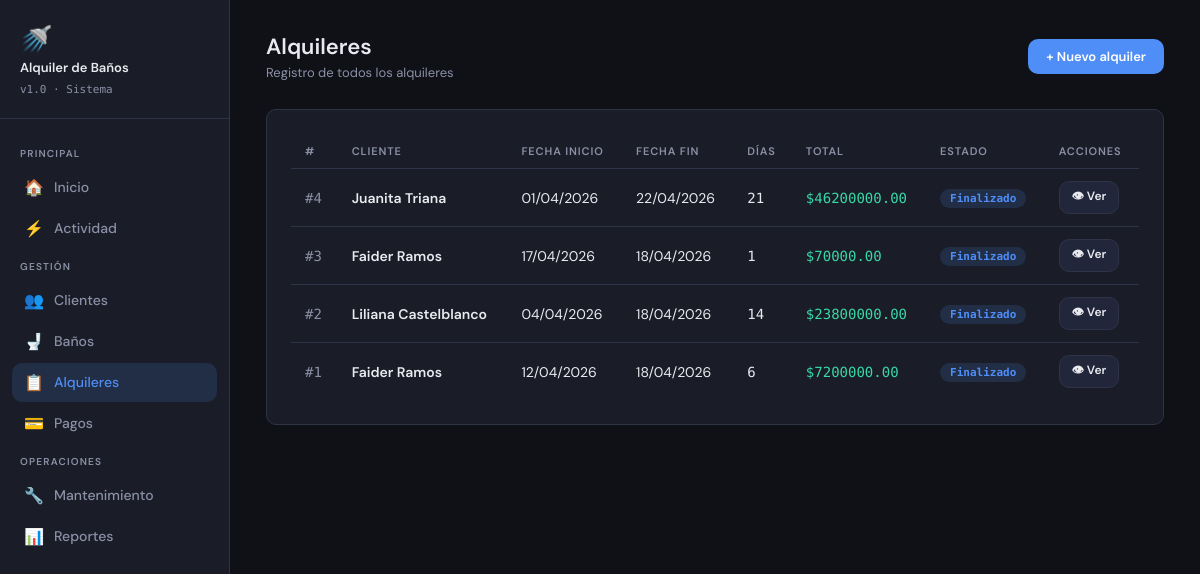
/alquileres, run on the app's committed database.
### models.py (models this page shows)
class Alquiler(db.Model):
    __tablename__ = 'alquiler'
    id             = db.Column(db.Integer, primary_key=True)
    cliente_id     = db.Column(db.Integer, db.ForeignKey('cliente.id'), nullable=False)
    usuario_id     = db.Column(db.Integer, db.ForeignKey('usuario.id'), nullable=True)
    fecha_inicio   = db.Column(db.DateTime, nullable=False)
    fecha_fin      = db.Column(db.DateTime, nullable=False)
    total          = db.Column(db.Float,    nullable=False, default=0.0)
    estado         = db.Column(db.String(20), nullable=False, default='activo')  # pendiente | activo | finalizado | cancelado
    deposito       = db.Column(db.Float,    default=0.0)
    fecha_registro = db.Column(db.DateTime, default=datetime.utcnow)
    observaciones  = db.Column(db.Text)
    detalles = db.relationship('DetalleAlquiler', backref='alquiler', lazy=True, cascade='all, delete-orphan')
    pagos    = db.relationship('Pago',            backref='alquiler', lazy=True, cascade='all, delete-orphan')

class Cliente(db.Model):
    __tablename__ = 'cliente'
    id             = db.Column(db.Integer, primary_key=True)
    nombre         = db.Column(db.String(100), nullable=False)
    email          = db.Column(db.String(100), nullable=False, default='')
    telefono       = db.Column(db.String(20),  nullable=False)
    direccion      = db.Column(db.String(200), default='')
    ruc_ci         = db.Column(db.String(20),  unique=True, nullable=False)
    tipo           = db.Column(db.String(20),  nullable=False, default='particular')  # particular | empresa
    fecha_registro = db.Column(db.DateTime,    default=datetime.utcnow)
    activo         = db.Column(db.Boolean,     default=True)
    alquileres = db.relationship('Alquiler', backref='cliente', lazy=True)

### app.py (the view)
@app.route('/alquileres')
def alquileres():
    lista = Alquiler.query.order_by(Alquiler.fecha_registro.desc()).all()
    return render_template('alquileres.html', alquileres=lista)

### templates/alquileres.html (shortened to what this page needs)
{% extends 'base.html' %}
{% block content %}
<div class="page-header">
    <div>
        <h1>Alquileres</h1>
        <p>Registro de todos los alquileres</p>
    </div>
    <a href="{{ url_for('nuevo_alquiler') }}" class="btn btn-primary">+ Nuevo alquiler</a>
</div>
<div class="card">
  {% if alquileres %}
  <div class="table-wrap">
    <table>
      <thead>
        <tr>
          <th>#</th>
          <th>Cliente</th>
          <th>Fecha inicio</th>
          <th>Fecha fin</th>
          <th>Días</th>
          <th>Total</th>
          <th>Estado</th>
          <th>Acciones</th>
        </tr>
      </thead>
      <tbody>
        {% for a in alquileres %}
        {% set dias = (a.fecha_fin - a.fecha_inicio).days %}
        <tr>
          <td style="font-family:'DM Mono',monospace; color:var(--text-dim)">#{{ a.id }}</td>
          <td style="font-weight:600">{{ a.cliente.nombre }}</td>
          <td>{{ a.fecha_inicio.strftime('%d/%m/%Y') }}</td>
          <td>{{ a.fecha_fin.strftime('%d/%m/%Y') }}</td>
          <td style="font-family:'DM Mono',monospace">{{ dias }}</td>
          <td style="font-family:'DM Mono',monospace; color:var(--accent2)">${{ "%.2f"|format(a.total) }}</td>
          <td>
            {% if a.estado == 'activo' %}
              <span class="badge badge-green">Activo</span>
            {% elif a.estado == 'finalizado' %}
              <span class="badge badge-blue">Finalizado</span>
            {% elif a.estado == 'cancelado' %}
              <span class="badge badge-red">Cancelado</span>
            {% else %}
              <span class="badge badge-yellow">Pendiente</span>
            {% endif %}
          </td>
          <td>
            <div class="actions">
              <a href="{{ url_for('detalle_alquiler', id=a.id) }}" class="btn btn-ghost btn-sm">👁 Ver</a>
            </div>
          </td>
        </tr>
        {% endfor %}
      </tbody>
    </table>
  </div>
  {% else %}
  <div class="empty-state">
      <div class="empty-icon">📋</div>
      <p>No hay alquileres registrados aún.</p>
      <a href="{{ url_for('nuevo_alquiler') }}" class="btn btn-primary">Crear primer alquiler</a>
  </div>
  {% endif %}
</div>
{% endblock %}

### templates/base.html (shortened to what this page needs)
<!DOCTYPE html>
<html lang="es">
<head>
</head>
<body>
<aside class="sidebar">
    <div class="sidebar-brand">
        <span class="logo-icon">🚿</span>
        <h2>Alquiler de Baños</h2>
        <span>v1.0 · Sistema</span>
    </div>
    <nav class="sidebar-nav">
        <div class="nav-label">Principal</div>
        <a href="{{ url_for('index') }}" class="nav-link {% if request.endpoint == 'index' %}active{% endif %}">
            <span class="icon">🏠</span> Inicio
        </a>
        <a href="{{ url_for('actividad') }}" class="nav-link {% if request.endpoint == 'actividad' %}active{% endif %}">
            <span class="icon">⚡</span> Actividad
        </a>
        <div class="nav-label">Gestión</div>
        <a href="{{ url_for('clientes') }}" class="nav-link {% if 'cliente' in request.endpoint %}active{% endif %}">
            <span class="icon">👥</span> Clientes
        </a>
        <a href="{{ url_for('banos') }}" class="nav-link {% if 'bano' in request.endpoint %}active{% endif %}">
            <span class="icon">🚽</span> Baños
        </a>
        <a href="{{ url_for('alquileres') }}" class="nav-link {% if 'alquiler' in request.endpoint %}active{% endif %}">
            <span class="icon">📋</span> Alquileres
        </a>
        <a href="{{ url_for('pagos') }}" class="nav-link {% if 'pago' in request.endpoint %}active{% endif %}">
            <span class="icon">💳</span> Pagos
        </a>
        <div class="nav-label">Operaciones</div>
        <a href="{{ url_for('mantenimiento') }}" class="nav-link {% if 'mantenimiento' in request.endpoint %}active{% endif %}">
            <span class="icon">🔧</span> Mantenimiento
        </a>
        <a href="{{ url_for('reportes') }}" class="nav-link {% if 'reporte' in request.endpoint %}active{% endif %}">
            <span class="icon">📊</span> Reportes
        </a>
    </nav>
</aside>
<main class="main">
    {% block content %}{% endblock %}
</main>
</body>
</html>

### templates/base.html (style rules this page uses)
:root { --bg: #0f1117; --surface: #1a1d27; --surface2: #22263a; --border: #2e3347; --accent: #4f8ef7; --accent2: #38d9a9; --danger: #f76c6c; --warning: #f7c94f; --text: #e8eaf0; --text-dim: #8b90a7; --radius: 10px; --shadow: 0 4px 24px rgba(0,0,0,.4); }
*, *::before, *::after { box-sizing: border-box; margin: 0; padding: 0; }
body { font-family: 'DM Sans', sans-serif; background: var(--bg); color: var(--text); min-height: 100vh; display: flex; }
.sidebar { width: 230px; background: var(--surface); border-right: 1px solid var(--border); display: flex; flex-direction: column; padding: 0; position: fixed; top: 0; left: 0; bottom: 0; z-index: 100; }
.sidebar-brand { padding: 24px 20px 20px; border-bottom: 1px solid var(--border); }
.sidebar-brand .logo-icon { font-size: 26px; display: block; margin-bottom: 6px; }
.sidebar-brand h2 { font-size: 13px; font-weight: 600; color: var(--text); line-height: 1.3; }
.sidebar-brand span { font-size: 11px; color: var(--text-dim); font-family: 'DM Mono', monospace; }
.sidebar-nav { padding: 16px 12px; flex: 1; }
.nav-label { font-size: 10px; font-weight: 600; color: var(--text-dim); letter-spacing: .12em; text-transform: uppercase; padding: 0 8px 8px; margin-top: 12px; }
.nav-link { display: flex; align-items: center; gap: 10px; padding: 9px 12px; border-radius: var(--radius); color: var(--text-dim); text-decoration: none; font-size: 14px; font-weight: 500; transition: all .18s; margin-bottom: 2px; }
.nav-link.active { background: rgba(79,142,247,.15); color: var(--accent); }
.nav-link .icon { font-size: 16px; width: 20px; text-align: center; }
.main { margin-left: 230px; flex: 1; padding: 32px 36px; max-width: calc(100vw - 230px); }
.page-header { display: flex; align-items: center; justify-content: space-between; margin-bottom: 28px; }
.page-header h1 { font-size: 22px; font-weight: 600; }
.page-header p { font-size: 13px; color: var(--text-dim); margin-top: 3px; }
.card { background: var(--surface); border: 1px solid var(--border); border-radius: var(--radius); padding: 24px; margin-bottom: 20px; }
.table-wrap { overflow-x: auto; }
table { width: 100%; border-collapse: collapse; font-size: 14px; }
thead th { text-align: left; padding: 10px 14px; font-size: 11px; font-weight: 600; color: var(--text-dim); letter-spacing: .08em; text-transform: uppercase; border-bottom: 1px solid var(--border); }
tbody tr { border-bottom: 1px solid var(--border); transition: background .12s; }
tbody tr:last-child { border-bottom: none; }
tbody td { padding: 12px 14px; }
.badge { display: inline-block; padding: 3px 10px; border-radius: 99px; font-size: 11px; font-weight: 600; font-family: 'DM Mono', monospace; }
.badge-blue { background: rgba(79,142,247,.15); color: var(--accent); }
.btn { display: inline-flex; align-items: center; gap: 6px; padding: 9px 18px; border-radius: var(--radius); font-family: 'DM Sans', sans-serif; font-size: 13px; font-weight: 600; cursor: pointer; text-decoration: none; border: none; transition: opacity .18s, transform .12s; }
.btn-primary { background: var(--accent); color: #fff; }
.btn-ghost { background: var(--surface2); color: var(--text); border: 1px solid var(--border); }
.btn-sm { padding: 5px 12px; font-size: 12px; }
.actions { display: flex; gap: 6px; }

### data on the page
Alquiler: id "4", cliente.nombre "Juanita Triana", fecha_inicio "01/04/2026", fecha_fin "22/04/2026", dias "21", total "46200000.00", estado "Finalizado"
Alquiler: id "3", cliente.nombre "Faider Ramos", fecha_inicio "17/04/2026", fecha_fin "18/04/2026", cliente "1", total "70000.00", estado "Finalizado"
Alquiler: id "2", cliente.nombre "Liliana Castelblanco", fecha_inicio "04/04/2026", fecha_fin "18/04/2026", dias "14", total "23800000.00", estado "Finalizado"
Alquiler: id "1", cliente.nombre "Faider Ramos", fecha_inicio "12/04/2026", fecha_fin "18/04/2026", dias "6", total "7200000.00", estado "Finalizado"
